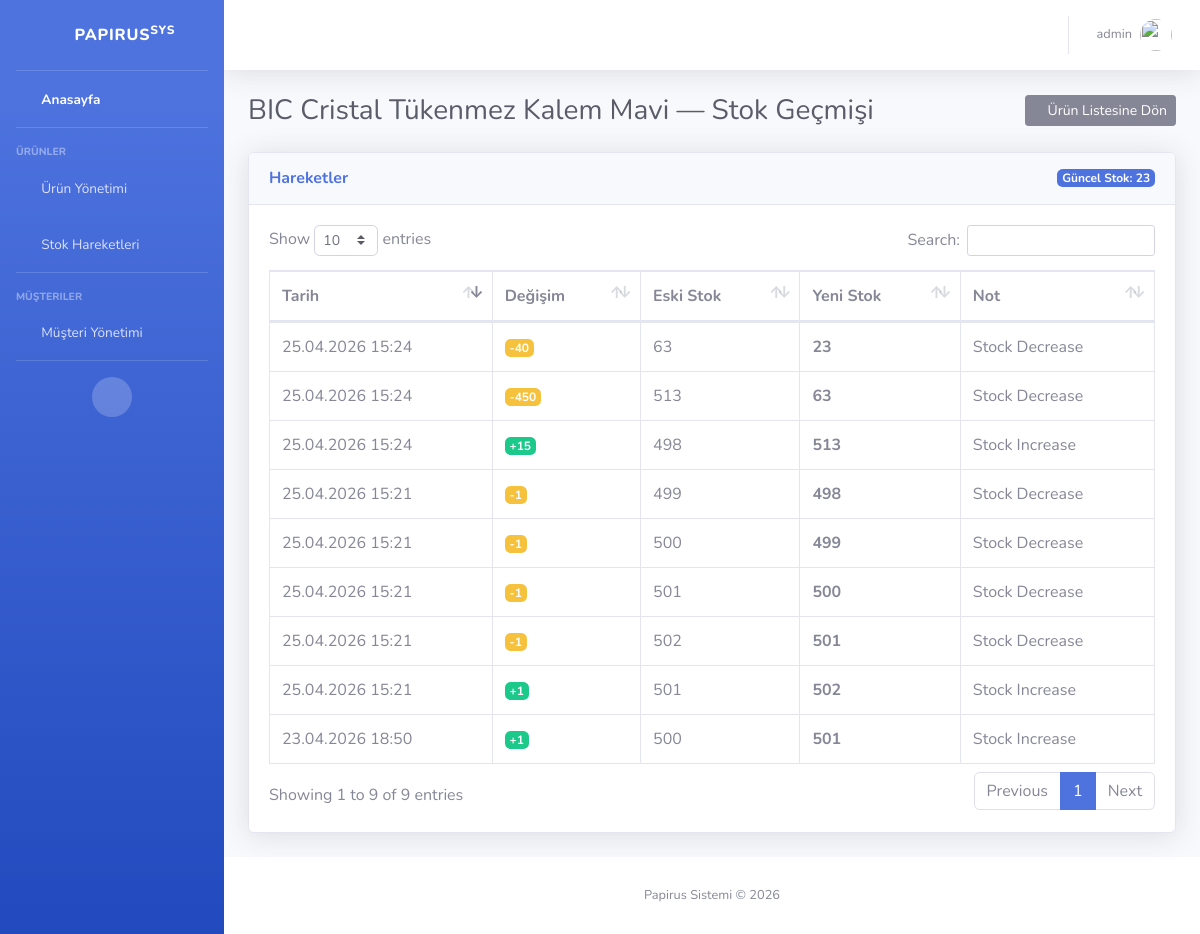
The app's page /products/1/history/ (signed in) with its own data.
### inventory/models.py (models this page shows, shortened)
class Product(models.Model):
    name = models.CharField(max_length=255, verbose_name=_("Product Name"))
    category = models.CharField(max_length=255, verbose_name=_("Category"))
    price = models.FloatField(verbose_name=_("Price"))
    manufacturer = models.CharField(max_length=255, verbose_name=_("Manufacturer"))
    stock_quantity = models.IntegerField(default=0, verbose_name=_("Stock Quantity"))
    unit = models.CharField(max_length=50, default="adet", verbose_name=_("Unit"))
    barcode = models.CharField(max_length=100, blank=True, default="", verbose_name=_("Barcode"))
    tax_rate = models.FloatField(default=20.0, verbose_name=_("Tax Rate (%)"))
    supplier = models.CharField(max_length=255, blank=True, default="", verbose_name=_("Supplier"))
    shelf_location = models.CharField(max_length=50, blank=True, default="", verbose_name=_("Shelf Location"))
    min_stock = models.IntegerField(default=0, verbose_name=_("Minimum Stock"))

class StockMovement(models.Model):
    product = models.ForeignKey(Product, on_delete=models.CASCADE, related_name='movements', verbose_name=_("Product"))
    change_amount = models.IntegerField(verbose_name=_("Change Amount"))
    old_stock = models.IntegerField(verbose_name=_("Old Stock"))
    new_stock = models.IntegerField(verbose_name=_("New Stock"))
    date = models.DateTimeField(auto_now_add=True, verbose_name=_("Date"))
    note = models.CharField(max_length=255, blank=True, default="", verbose_name=_("Note"))

### inventory/views.py (the view)
# urls.py: path('products/<int:pk>/history/', views.stock_history, name='stock_history'),
@login_required
def stock_history(request, pk):
    product = get_object_or_404(Product, pk=pk)
    movements = product.movements.order_by('-date')
    return render(request, 'inventory/stock_history.html', {'product': product, 'movements': movements})

### templates/inventory/stock_history.html (shortened to what this page needs)
{% extends 'base.html' %}
{% load static %}
{% load i18n %}
{% block extra_css %}
<link href="{% static 'vendor/datatables/dataTables.bootstrap4.min.css' %}" rel="stylesheet">
{% endblock %}
{% block content %}
<div class="d-sm-flex align-items-center justify-content-between mb-4">
    <h1 class="h3 mb-0 text-gray-800">{{ product.name }} — {% trans "Stock History" %}</h1>
    <a href="{% url 'product_list' %}" class="btn btn-secondary btn-sm">
        <i class="fas fa-arrow-left fa-sm"></i> {% trans "Back to Products" %}
    </a>
</div>
<div class="card shadow mb-4">
    <div class="card-header py-3 d-flex justify-content-between align-items-center">
        <h6 class="m-0 font-weight-bold text-primary">{% trans "Movements" %}</h6>
        <span class="badge badge-primary">{% trans "Current Stock" %}: {{ product.stock_quantity }}</span>
    </div>
    <div class="card-body">
        <div class="table-responsive">
            <table class="table table-bordered" id="dataTable" width="100%" cellspacing="0">
                <thead>
                    <tr>
                        <th>{% trans "Date" %}</th>
                        <th>{% trans "Change" %}</th>
                        <th>{% trans "Old Stock" %}</th>
                        <th>{% trans "New Stock" %}</th>
                        <th>{% trans "Note" %}</th>
                    </tr>
                </thead>
                <tbody>
                    {% for m in movements %}
                    <tr>
                        <td>{{ m.date|date:"d.m.Y H:i" }}</td>
                        <td>
                            {% if m.change_amount > 0 %}
                                <span class="badge badge-success">+{{ m.change_amount }}</span>
                            {% else %}
                                <span class="badge badge-warning">{{ m.change_amount }}</span>
                            {% endif %}
                        </td>
                        <td>{{ m.old_stock }}</td>
                        <td><strong>{{ m.new_stock }}</strong></td>
                        <td>{{ m.note }}</td>
                    </tr>
                    {% empty %}
                    <tr>
                        <td colspan="5" class="text-center">{% trans "No stock movements found for this product." %}</td>
                    </tr>
                    {% endfor %}
                </tbody>
            </table>
        </div>
    </div>
</div>
{% endblock %}

### templates/base.html (shortened to what this page needs)
{% load static %}
{% load i18n %}
<!DOCTYPE html>
<html lang="{{ LANGUAGE_CODE }}">
<head>
    <link href="{% static 'vendor/fontawesome-free/css/all.min.css' %}" rel="stylesheet" type="text/css">
    <link href="{% static 'css/sb-admin-2.min.css' %}" rel="stylesheet">
    {% block extra_css %}{% endblock %}
</head>
<body id="page-top">
    <div id="wrapper">
        <ul class="navbar-nav bg-gradient-primary sidebar sidebar-dark accordion" id="accordionSidebar">
            <a class="sidebar-brand d-flex align-items-center justify-content-center" href="/">
                <div class="sidebar-brand-icon rotate-n-15">
                    <i class="fas fa-box"></i>
                </div>
                <div class="sidebar-brand-text mx-3">Papirus<sup>SYS</sup></div>
            </a>
            <hr class="sidebar-divider my-0">
            <li class="nav-item active">
                <a class="nav-link" href="/">
                    <i class="fas fa-fw fa-tachometer-alt"></i>
                    <span>{% trans "Dashboard" %}</span>
                </a>
            </li>
            <hr class="sidebar-divider">
            <div class="sidebar-heading">{% trans "Products" %}</div>
            <li class="nav-item">
                <a class="nav-link" href="{% url 'product_list' %}">
                    <i class="fas fa-fw fa-table"></i>
                    <span>{% trans "Product Management" %}</span>
                </a>
            </li>
            <li class="nav-item">
                <a class="nav-link" href="{% url 'all_stock_movements' %}">
                    <i class="fas fa-fw fa-history"></i>
                    <span>{% trans "Stock Movements" %}</span>
                </a>
            </li>
            <hr class="sidebar-divider">
            <div class="sidebar-heading">{% trans "Customers" %}</div>
            <li class="nav-item">
                <a class="nav-link" href="{% url 'customer_list' %}">
                    <i class="fas fa-fw fa-users"></i>
                    <span>{% trans "Customer Management" %}</span>
                </a>
            </li>
            <hr class="sidebar-divider d-none d-md-block">
            <div class="text-center d-none d-md-inline">
                <button class="rounded-circle border-0" id="sidebarToggle"></button>
            </div>
        </ul>
        <div id="content-wrapper" class="d-flex flex-column">
            <div id="content">
                <nav class="navbar navbar-expand navbar-light bg-white topbar mb-4 static-top shadow">
                    <ul class="navbar-nav ml-auto">
                        <li class="nav-item dropdown no-arrow mr-2">
                            <a class="nav-link dropdown-toggle" href="#" id="langDropdown" role="button"
                               data-toggle="dropdown" aria-haspopup="true" aria-expanded="false">
                                <i class="fas fa-globe fa-fw"></i>
                            </a>
                        </li>
                        <li class="nav-item dropdown no-arrow">
                            <a class="nav-link dropdown-toggle" href="#" id="userDropdown" role="button"
                                data-toggle="dropdown" aria-haspopup="true" aria-expanded="false">
                                <span class="mr-2 d-none d-lg-inline text-gray-600 small">{{ user.username }}</span>
                                <img class="img-profile rounded-circle" src="{% static 'img/undraw_profile.svg' %}">
                            </a>
                        </li>
                    </ul>
                </nav>
                <div class="container-fluid">
                    {% block content %}{% endblock %}
                </div>
            </div>
            <footer class="sticky-footer bg-white">
                <div class="container my-auto">
                    <div class="copyright text-center my-auto">
                        <span>Papirus Sistemi &copy; 2026</span>
                    </div>
                </div>
            </footer>
        </div>
    </div>
</body>
</html>

### records on screen
Product: name "BIC Cristal Tükenmez Kalem Mavi", stock_quantity "23"
StockMovement: date "25.04.2026 15:24", change_amount "-40", old_stock "63", new_stock "23", note "Stock Decrease"
StockMovement: date "25.04.2026 15:24", change_amount "-450", old_stock "513", new_stock "63", note "Stock Decrease"
StockMovement: date "25.04.2026 15:24", change_amount "15", old_stock "498", new_stock "513", note "Stock Increase"
StockMovement: date "25.04.2026 15:21", change_amount "-1", old_stock "499", new_stock "498", note "Stock Decrease"
StockMovement: date "25.04.2026 15:21", change_amount "-1", old_stock "500", new_stock "499", note "Stock Decrease"
StockMovement: date "25.04.2026 15:21", change_amount "-1", old_stock "501", new_stock "500", note "Stock Decrease"
StockMovement: date "25.04.2026 15:21", change_amount "-1", old_stock "502", new_stock "501", note "Stock Decrease"
StockMovement: date "25.04.2026 15:21", change_amount "1", old_stock "501", new_stock "502", note "Stock Increase"
StockMovement: date "23.04.2026 18:50", change_amount "1", old_stock "500", new_stock "501", note "Stock Increase"

### other values on screen
{{ user.username }} "admin"
